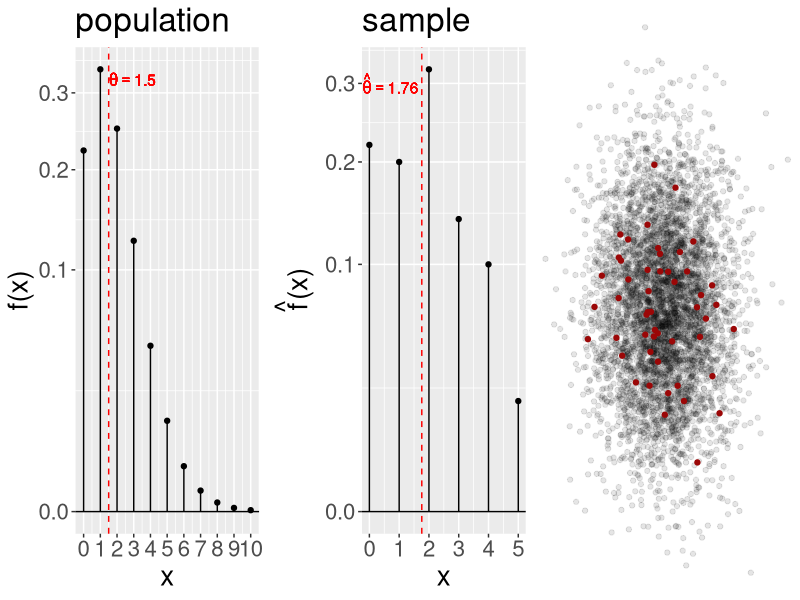
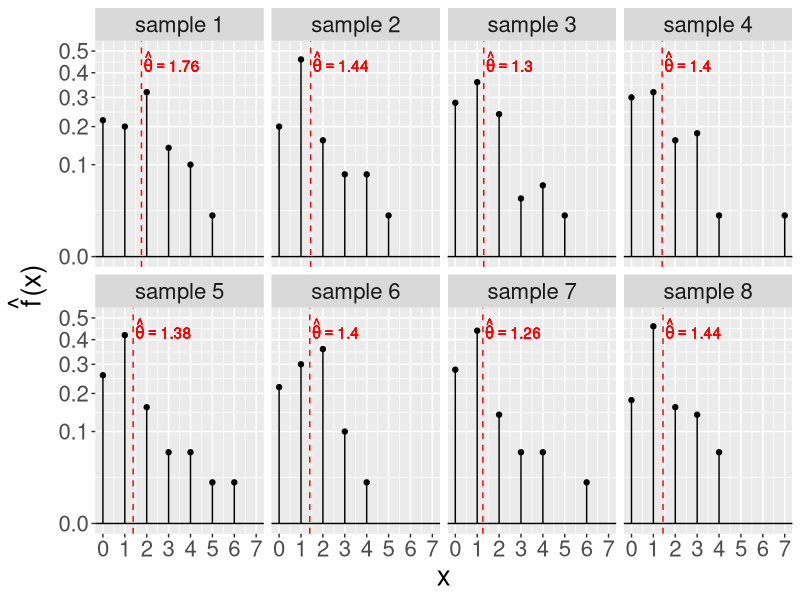
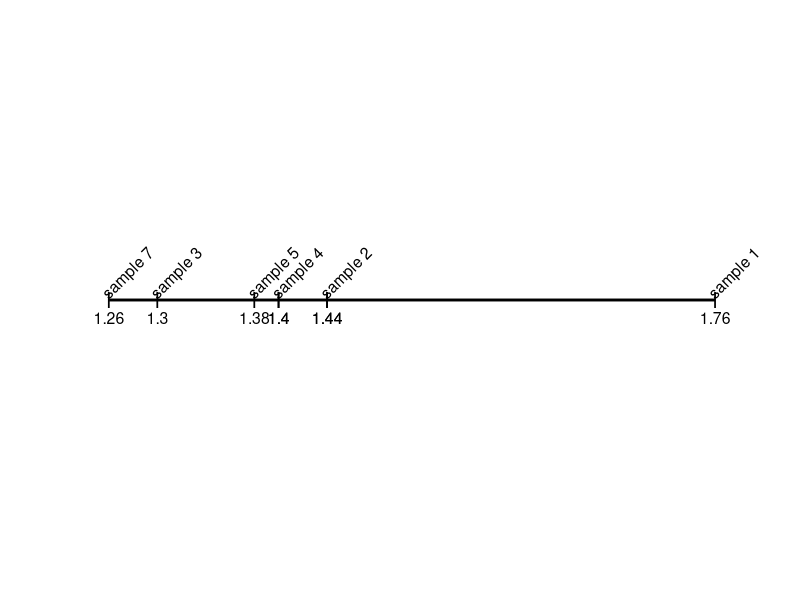
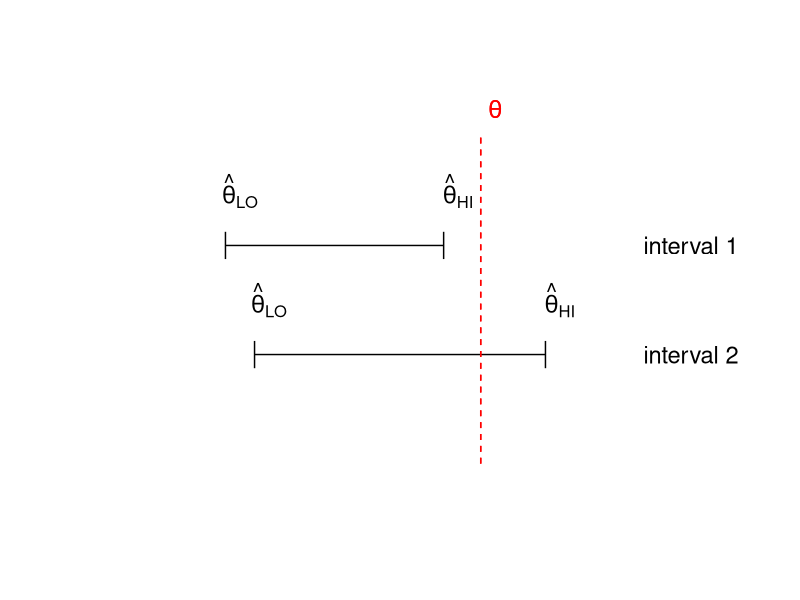
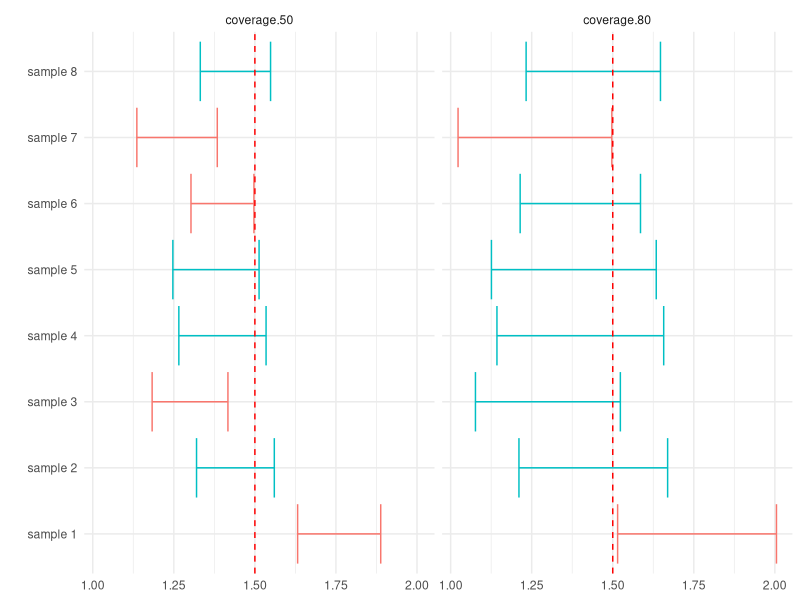
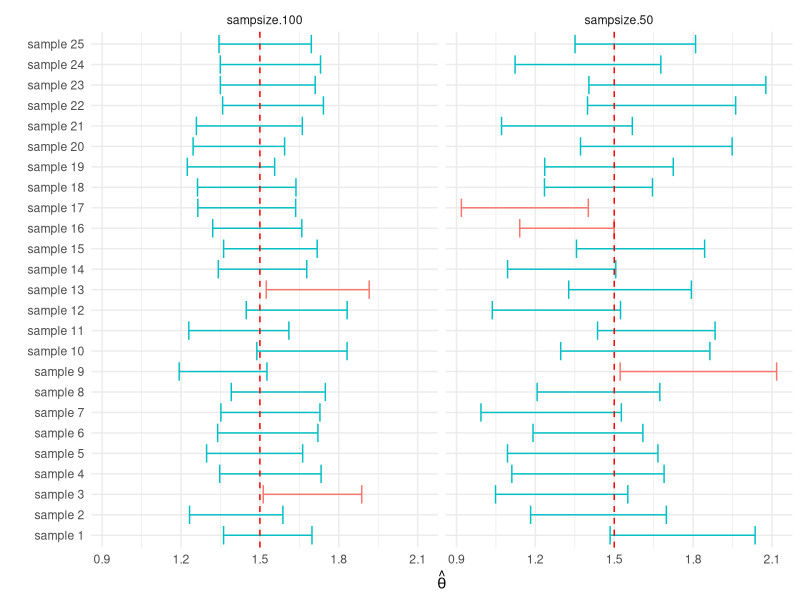
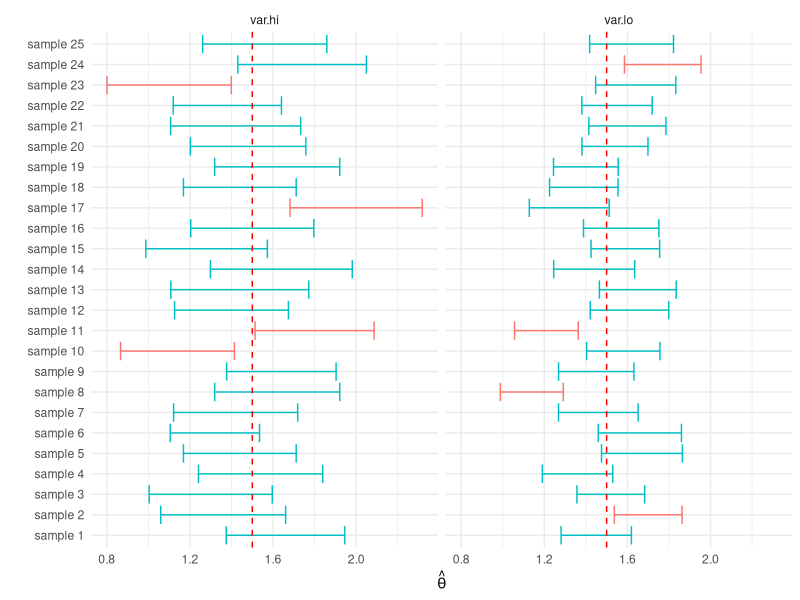

R code for these plots, in order:
## ---- chunk 1
#| fig-width: 10
#| fig-height: 3
#| fig-cap: Estimate of the population mean (left) using the sample mean (right) of 50 independent observations.

library(tidyverse)
theme_set(theme(text = element_text(size = 20)))

fig_pop <- tibble(x = 0:10) %>%
  mutate(fx = dpois(x, lambda = 1.5)) %>%
  ggplot(aes(x = x, y = fx)) +
  geom_segment(aes(x = x, xend = x, y = 0, yend = fx)) +
  geom_point() +
  scale_x_continuous(breaks = 0:10) +
  scale_y_sqrt() +
  geom_vline(xintercept = 1.5,
             color = 'red', 
             linetype = 'dashed') +
  geom_text(aes(x = 1.5, 
                y = 0.32, 
                label = 'theta == 1.5',
                hjust = 0.1),
            parse = T,
            color = 'red',
            nudge_x = 0.3) +
  labs(y = 'f(x)',
       title = 'population') +
  geom_hline(yintercept = 0)

set.seed(111222)
nobs <- 50
samp <- rpois(nobs, lambda = 1.5)
fig_samp <- tibble(x = samp) %>%
  group_by(x) %>%
  count() %>%
  mutate(p = n/nobs) %>%
  ggplot(aes(x = x, y = p)) +
  geom_segment(aes(x = x, xend = x, y = 0, yend = p)) +
  geom_vline(xintercept = mean(samp),
             linetype = 'dashed',
             color = 'red') +
  
  geom_point() +
  scale_x_continuous(breaks = 0:10) +
  scale_y_sqrt() +
  geom_text(aes(x = mean(samp), 
                y = 0.3, 
                label = paste('hat(theta) == ', mean(samp)),
                hjust = 1),
            parse = T,
            color = 'red',
            nudge_x = -0.1) +
  labs(y = expr(paste(hat(f), '(x)', sep = '')),
       title = 'sample') +
  geom_hline(yintercept = 0)

pop_viz_df <- mvtnorm::rmvnorm(n = 5000, mean = rep(0, 2)) %>%
  as_tibble() %>%
  bind_cols(type = c(rep('nsamp', 5000 - nobs), rep('samp', nobs))) 

pop_viz <- pop_viz_df %>%
  ggplot(aes(x = V1, y = V2)) +
  geom_point(aes(alpha = type, color = type)) +
  theme_void() +
  guides(color = guide_none(), alpha = guide_none()) +
  scale_color_manual(values = c('#000000', '#9B0707'))

gridExtra::grid.arrange(fig_pop, fig_samp, pop_viz, nrow = 1)
## ---- chunk 2
#| fig-width: 10
#| fig-height: 6
#| fig-cap: Point estimates for the population mean (still $\theta = 1.5$) from six distinct samples.
set.seed(111222)
nobs <- 50
nsamp <- 8

sim_df <- tibble(id = paste('sample', 1:nsamp, sep = ' ')) %>%
  mutate(samp = map(id, ~ rpois(nobs, lambda = 1.5)),
         sampmean = map(samp, mean),
         sampvar = map(samp, var)) %>%
  unnest(c(samp, sampmean, sampvar)) %>%
  group_by(id, samp) %>%
  summarize(prop = n()/nobs, 
            sampmean = unique(sampmean),
            sampvar = unique(sampvar),
            .groups = 'drop')

sim_df %>%
  ggplot(aes(x = samp, y = prop)) +
  geom_point() +
  geom_segment(aes(x = samp, xend = samp, y = 0, yend = prop)) +
  geom_vline(aes(xintercept = sampmean),
             linetype = 'dashed',
             color = 'red') +
  geom_hline(yintercept = 0) +
  facet_wrap(~id, nrow = 2) +
  scale_x_continuous(breaks = 0:10) +
  scale_y_sqrt(limits = c(0, 0.5)) +
  geom_text(aes(x = sampmean, 
                y = 0.45, 
                label = paste('hat(theta) == ', sampmean),
                hjust = 0),
            parse = T,
            color = 'red',
            nudge_x = 0.1) +
  labs(x = 'x', 
       y = expr(paste(hat(f), '(x)', sep = '')))
## ---- chunk 3
#| fig-height: 1
#| fig-width: 8
#| fig-align: center
sim_df %>%
  group_by(id) %>%
  summarize(thetahat = unique(sampmean)) %>%
ggplot(aes(x=thetahat, y=0)) +
  geom_line(size=1) +
  geom_point(shape = 108, size = 5) +
  geom_text(aes(label=id),
            hjust=0, 
            angle = 45, 
            vjust=0, 
            check_overlap = T,
            size = 4)+
  geom_text(aes(label=round(thetahat, 2)),hjust=.5, vjust=2, size = 4) +
  theme_void()  +
  theme(axis.line.y=element_blank(),
          axis.text.y=element_blank(),
          axis.ticks.y=element_blank(),
          axis.title.y=element_blank(),
          panel.grid.minor.y=element_blank(),
          panel.grid.major.y=element_blank()) +
  xlim(c(1.2, 1.8))
## ---- chunk 4
#| fig-width: 8
#| fig-height: 3
#| fig-cap: Two hypothetical intervals -- interval 1 covers the parameter and interval 2 misses.
tibble(interval = paste('interval', 2:1, sep = ' '),
       lwr = c(1, 0.6), 
       upr = c(5, 3.6),
       pop = rep(4.11, 2),
       y = c(-0.2, 0.2)) %>%
  ggplot(aes(y = y)) +
  geom_errorbarh(aes(xmin = lwr, xmax = upr, height = 0.1)) +
  ylim(c(-1, 1)) + 
  xlim(c(-2, 8)) +
  geom_segment(aes(x = pop, xend = pop, y = -0.6, yend = 0.6),
               linetype = 'dashed', color = 'red') +
  geom_text(aes(x = pop, y = 0.5, label = 'theta'), 
            parse = T, 
            color = 'red', 
            nudge_x = 0.2, 
            nudge_y = 0.2,
            size = 6) +
   geom_text(aes(x = lwr, label = 'hat(theta)[LO]'), 
            parse = T, 
            nudge_x = 0.2, 
            nudge_y = 0.2,
            size = 6) +
   geom_text(aes(x = upr, label = 'hat(theta)[HI]'), 
            parse = T, 
            nudge_x = 0.2, 
            nudge_y = 0.2,
            size = 6) +
  theme_void() +
  geom_text(aes(x = 7, label = interval),
            size = 6)
## ---- chunk 5
#| echo: false
set.seed(111222)
n <- 50
x <- rpois(n, lambda = 1.5)
## ---- chunk 6
#| echo: true
head(x)
## ---- chunk 7
    #| echo: true
    c(mean(x), var(x))
## ---- chunk 8
    #| echo: true
    sqrt(var(x)/n)
## ---- chunk 9
    #| echo: true
    qt(0.025, df = n - 1, lower.tail = F)
## ---- chunk 10
    #| echo: true
    c(1.76 - 2.01*0.189, 1.76 + 2.01*0.189)
## ---- chunk 11
#| fig-cap: Calculated intervals with two coverages -- 50% intervals (left) and 80% intervals(right).
#| fig-width: 8
#| fig-height: 5

set.seed(111222)
nobs <- 50
nsamp <- 8

tibble(id = paste('sample', 1:nsamp, sep = ' ')) %>%
  mutate(samp = map(id, ~ rpois(nobs, lambda = 1.5)),
         ttest.lo = map(samp, ~t.test(.x, conf.level = 0.5)),
         ttest.hi = map(samp, ~t.test(.x, conf.level = 0.8)),
         coverage.50 = map(ttest.lo, ~.x$conf.int),
         coverage.80 = map(ttest.hi, ~.x$conf.int)) %>%
  select(id, contains('coverage')) %>%
  pivot_longer(-id) %>%
  unnest(value) %>%
  mutate(bound = rep(c('lwr', 'upr'), 8*2)) %>%
  pivot_wider(id_cols = c(id, name), 
              names_from = bound, 
              values_from = value) %>%
  mutate(covers = as.logical((lwr < 1.5)*(upr > 1.5))) %>%
  ggplot(aes(y = id)) +
  geom_errorbarh(aes(xmin = lwr, xmax = upr, color = covers)) +
  geom_vline(xintercept = 1.5, linetype = 'dashed', color = 'red') +
  theme_minimal() +
    facet_wrap(~name) +
  labs(y = '') +
  guides(color = guide_none())
## ---- chunk 12
set.seed(111222)
nobs <- 50
nsamp <- 25

tibble(id = paste('sample', 1:nsamp, sep = ' '),
       idnum = 1:nsamp) %>%
  mutate(sampsize.50 = map(id, ~ rpois(nobs, lambda = 1.5)),
         sampsize.100 = map(id, ~ rpois(2*nobs, lambda = 1.5))) %>%
  pivot_longer(contains('sampsize'), values_to = 'data') %>%
  mutate(ttest = map(data, ~t.test(.x, conf.level = 0.85)),
         ci = map(ttest, ~.x$conf.int)) %>%
  unnest(ci) %>%
  mutate(bound = rep(c('lwr', 'upr'), nsamp*2)) %>%
  pivot_wider(id_cols = c(id, idnum, name), 
              names_from = bound, 
              values_from = ci) %>%
  mutate(covers = as.logical((lwr < 1.5)*(upr > 1.5))) %>%
  ggplot(aes(y = reorder(id, idnum))) +
  geom_errorbarh(aes(xmin = lwr, xmax = upr, color = covers)) +
  geom_vline(xintercept = 1.5, linetype = 'dashed', color = 'red') +
  theme_minimal() +
    facet_wrap(~name) +
  labs(y = '', x = expr(hat(theta))) +
  guides(color = guide_none())

## ---- chunk 13
set.seed(111222)
nobs <- 50
nsamp <- 25

tibble(id = paste('sample', 1:nsamp, sep = ' '),
       idnum = 1:nsamp) %>%
  mutate(var.hi = map(id, ~ rpois(nobs, lambda = 1.5) + 
                        round(rnorm(nobs, 0, 0.5))),
         var.lo = map(id, ~ rpois(2*nobs, lambda = 1.5))) %>%
  pivot_longer(contains('var'), values_to = 'data') %>%
  mutate(ttest = map(data, ~t.test(.x, conf.level = 0.85)),
         ci = map(ttest, ~.x$conf.int)) %>%
  unnest(ci) %>%
  mutate(bound = rep(c('lwr', 'upr'), nsamp*2)) %>%
  pivot_wider(id_cols = c(id, idnum, name), 
              names_from = bound, 
              values_from = ci) %>%
  mutate(covers = as.logical((lwr < 1.5)*(upr > 1.5))) %>%
  ggplot(aes(y = reorder(id, idnum))) +
  geom_errorbarh(aes(xmin = lwr, xmax = upr, color = covers)) +
  geom_vline(xintercept = 1.5, linetype = 'dashed', color = 'red') +
  theme_minimal() +
    facet_wrap(~name) +
  labs(y = '', x = expr(hat(theta))) +
  guides(color = guide_none())
